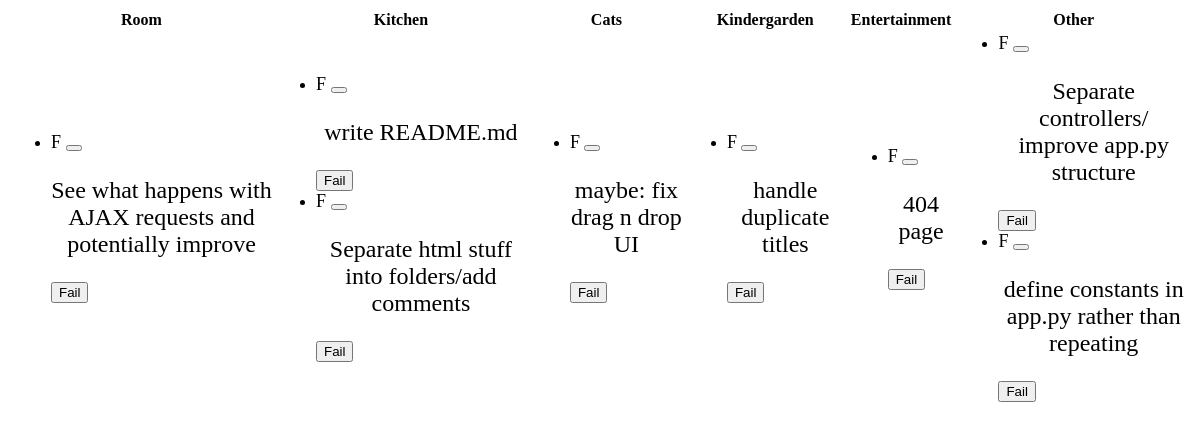
Before: /week with the older database file.
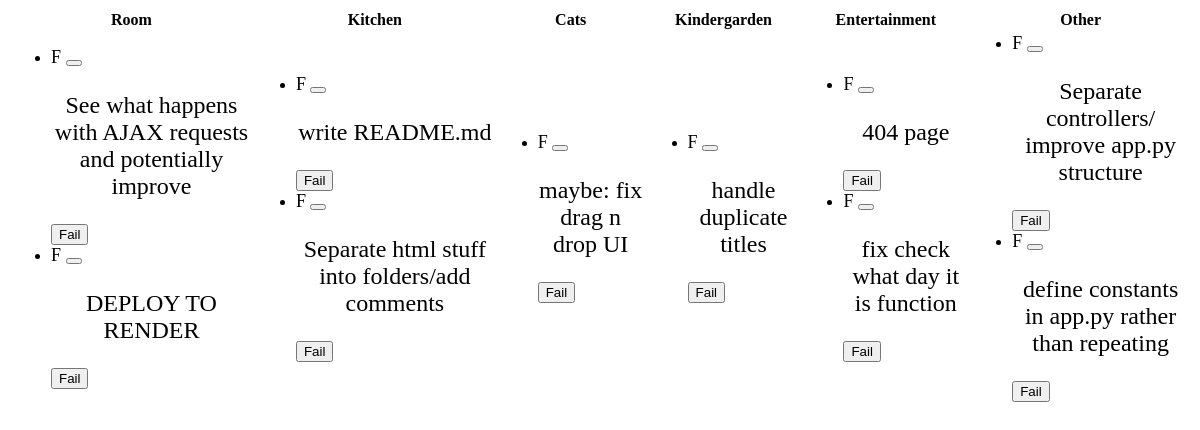
After: the same page with the newer database file.
### tables this page shows
CREATE TABLE tasks (name TEXT PRIMARY KEY, category TEXT NOT NULL, day TEXT, tasker TEXT NOT NULL, status INTEGER NOT NULL, success INTEGER);

### app.py (the view)
@app.route("/week", methods=["GET", "POST"])
def week():
    if request.method == 'POST':
        return 404
    else:
        array = []
        for x in ["Room", "Kitchen", "Cats", "Kindergarden", "Entertainment", "Other"]:
            array += [db.execute("SELECT * FROM tasks WHERE category = ? AND status = 0;", x)]
        return render_template("week.html", array=array)

### templates/week.html
<body>
    <div>
        <table id="weektable" class="table">
            <tr>
                <th>Room</th>
                <th>Kitchen</th>
                <th>Cats</th>
                <th>Kindergarden</th>
                <th>Entertainment</th>
                <th>Other</th>
            </tr>
            <tr>
                {% for x in range(6) %}
                    <td>
                        <ul class="table_lists">
                            {% for task in array[x] %}
                            <li style="margin: 0;">
                                <div id="{{ task['name'] }}" class="card text-dark bg-light mb-3" style="max-width: 100%; overflow: hidden;" draggable="true" ondragstart="drag(event)" ondragend="dragend(event)">
                                    <div class="card-header" style="font-size: max(1.5vw, 0.9rem);">
                                        {{ task["tasker"] }}
                                        <button class="deletenote btn-close" onclick="delete_task(this.parentNode.parentNode.id)"></button>
                                    </div>
                                    <div class="card-body">
                                        <p class="card-text text-wrap" style="text-align: center; font-size: max(2vw,1rem);">{{ task["name"] }}</p>
                                    </div>
                                    {% if task["day"] == 'None' %}
                                    <div class="card-footer" style="font-size: max(1.5vw, 0.9rem);">
                                        <button type="button" class="failed btn btn-danger" onclick="fail(this)">Fail</button>
                                    </div>
                                    {% elif task["day"] == 'Wednesday' %}
                                    <div class="card-footer" style="font-size: max(1.5vw, 0.9rem);">
                                        Wednesd.
                                        <button type="button" class="failed btn btn-danger" onclick="fail(this)">Fail</button>
                                    </div>
                                    {% else %}
                                    <div class="card-footer" style="font-size: max(1.5vw, 0.9rem);">
                                        {{ task["day"] }}
                                        <button type="button" class="failed btn btn-danger" onclick="fail(this)">Fail</button>
                                    </div>
                                    {% endif %}
                                </div>
                            </li>
                            {% endfor %}
                        </ul>
                    </td>
                {% endfor %}
            </tr>
        </table>
    </div>
</body>

Changed rows visible on the page:
added tasks: tasker "F", name "DEPLOY TO RENDER", day "Fail"
added tasks: tasker "F", name "fix check what day it is function", day "Fail"
